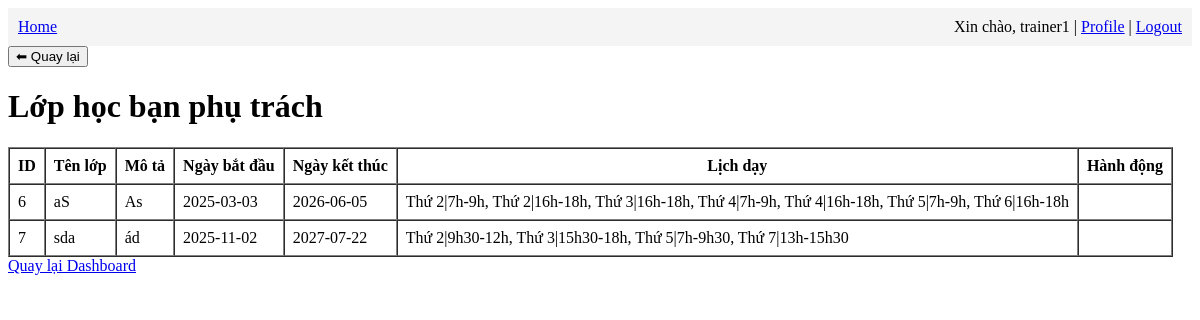
Screenshot of /trainer/my_classes (signed in) with the database file from the repository.
### app/models.py (models this page shows, shortened)
class User(UserMixin, db.Model):
    id: so.Mapped[int] = so.mapped_column(primary_key=True)
    username: so.Mapped[str] = so.mapped_column(sa.String(64), index=True,unique=True)
    email: so.Mapped[str] = so.mapped_column(sa.String(120), index=True,unique=True)
    password_hash: so.Mapped[Optional[str]] = so.mapped_column(sa.String(256))
    role = db.Column(db.String(20), default=Role.MEMBER)
    qr_secret = db.Column(db.String(64))

class Class(db.Model):
    id = db.Column(db.Integer, primary_key=True)
    name = db.Column(db.String(128), nullable=False)
    description = db.Column(db.Text)
    trainer_name = db.Column(db.String(128))
    start_date = db.Column(db.Date)
    end_date = db.Column(db.Date)
    schedule = db.Column(db.Text)

### app/trainer/routes.py (the view)
@bp.route('/my_classes')
@login_required
def my_classes():
    if current_user.role != "trainer":
        flash("Bạn không có quyền truy cập.", "danger")
        return redirect(url_for('main.dashboard'))
    classes = Class.query.filter_by(trainer_name=current_user.username).all()
    return render_template('trainer/my_classes.html', classes=classes)

### app/models.py (called while the page is built)
@login.user_loader
def load_user(id):
    return db.session.get(User, int(id))

### app/trainer/templates/trainer/my_classes.html (shortened to what this page needs)
{% extends "base.html" %}
{% block content %}
<h1>Lớp học bạn phụ trách</h1>
{% if classes %}
<table border="1" cellpadding="8" cellspacing="0">
    <tr>
        <th>ID</th>
        <th>Tên lớp</th>
        <th>Mô tả</th>
        <th>Ngày bắt đầu</th>
        <th>Ngày kết thúc</th>
        <th>Lịch dạy</th>
        <th>Hành động</th>
    </tr>
    {% for class_item in classes %}
    <tr>
        <td>{{ class_item.id }}</td>
        <td>{{ class_item.name }}</td>
        <td>{{ class_item.description }}</td>
        <td>{{ class_item.start_date }}</td>
        <td>{{ class_item.end_date }}</td>
        <td>
            {% if class_item.schedule %}
                {{ class_item.schedule.replace(",", ", ") }}
            {% else %}
                Chưa có lịch
            {% endif %}
        </td>
        <td></td>
    </tr>
    {% endfor %}
</table>
{% else %}
<p>Bạn chưa được phân công lớp nào.</p>
{% endif %}
<a href="{{ url_for('trainer.dashboard') }}">Quay lại Dashboard</a>
{% endblock %}

### app/templates/base.html (shortened to what this page needs)
<!DOCTYPE html>
<html lang="en">
<head>
  <link rel="stylesheet" href="{{ url_for('static', filename='css/styles.css') }}">
</head>
<body>
  <nav style="background-color: #f4f4f4; padding: 10px;">
    <a href="{{ url_for('main.home') }}">Home</a>
    {% if current_user.is_authenticated %}
    <div style="float: right;">
        <span>Xin chào, {{ current_user.username }} | </span>
        <a href="{{ url_for('main.profile') }}">Profile</a> |
        <a href="{{ url_for('auth.logout') }}">Logout</a>
    </div>
    {% endif %}
  </nav>
  <div class="container">
    <button onclick="window.history.back()" class="btn-back">⬅ Quay lại</button>
    {% block content %}{% endblock %}
  </div>
</body>
</html>

### rows the page displays
User: username "trainer1"
Class: id "6", name "aS", description "As", start_date "2025-03-03", end_date "2026-06-05", schedule.replace "Thứ 2|7h-9h, Thứ 2|16h-18h, Thứ 3|16h-18h, Thứ 4|7h-9h, Thứ 4|16h-18h, Thứ 5|7h-9h, Thứ 6|16h-18h"
Class: id "7", name "sda", description "ád", start_date "2025-11-02", end_date "2027-07-22", schedule.replace "Thứ 2|9h30-12h, Thứ 3|15h30-18h, Thứ 5|7h-9h30, Thứ 7|13h-15h30"
